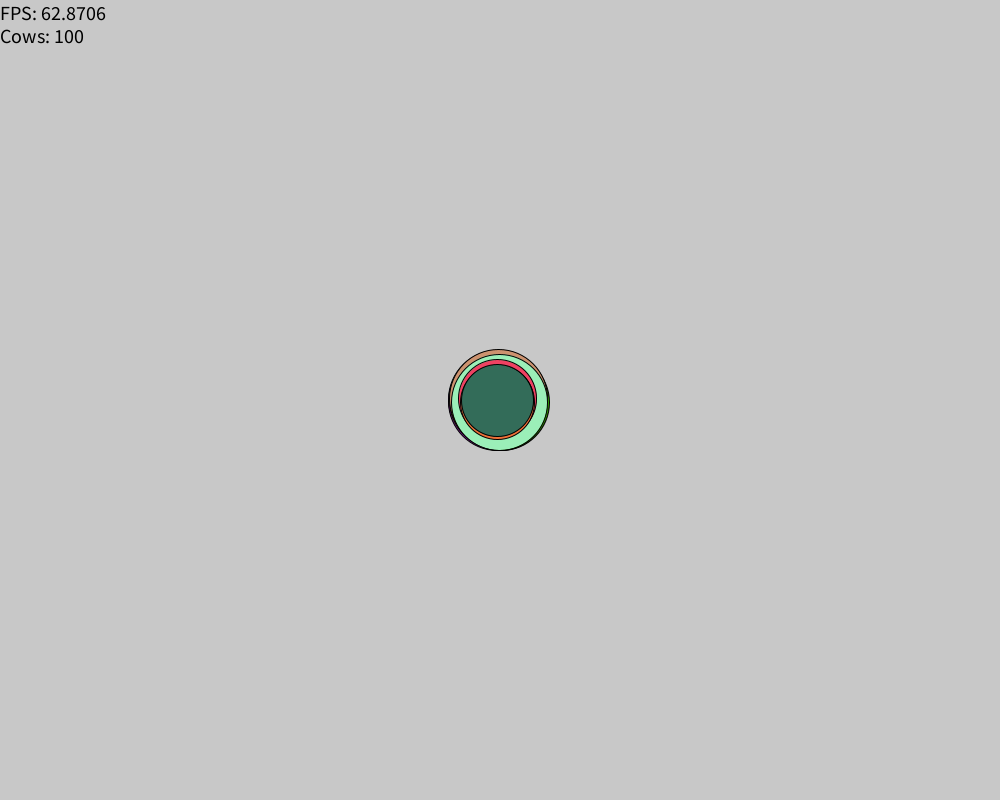
Frame 1 (no input)
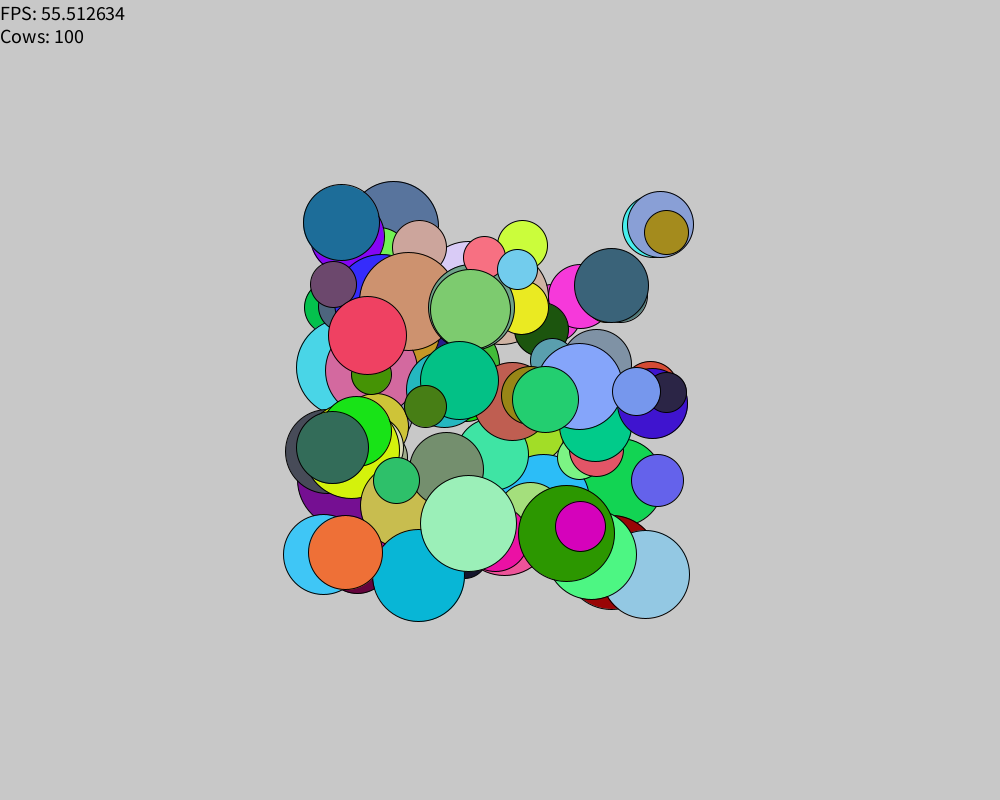
Frame 60 (the mouse pressed at the canvas centre just before this capture)
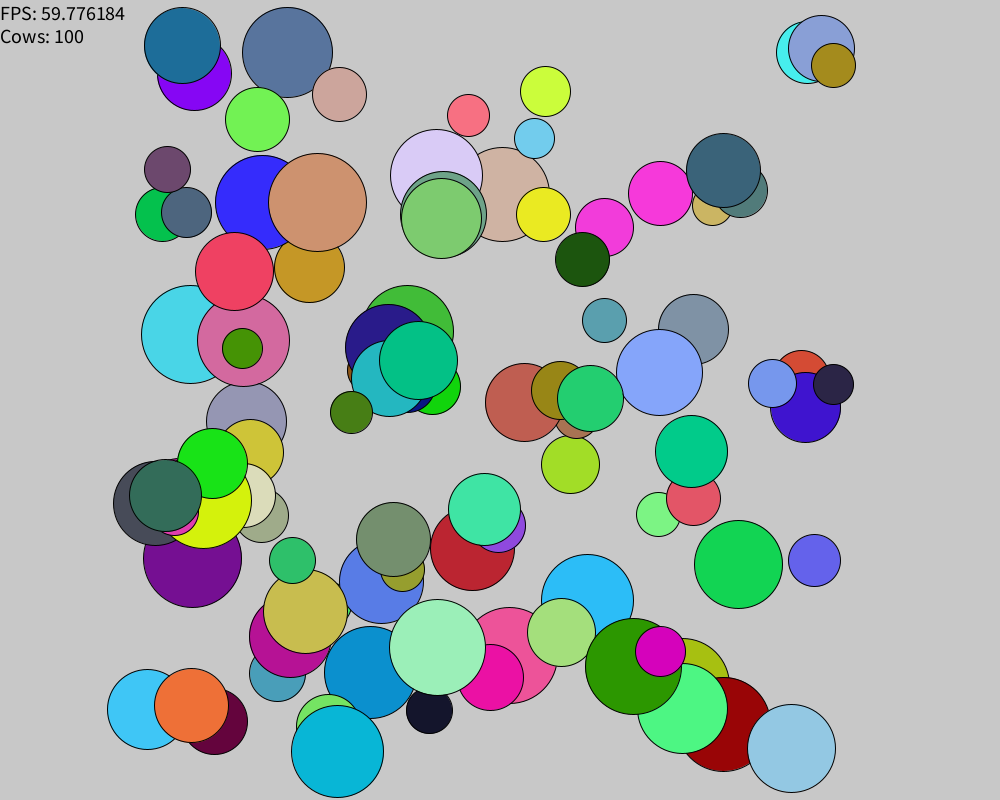
Frame 120 (the mouse held since frame 60 and released just before this capture)

The Processing sketch that drew these frames (run headless with seeded random() and noise(); from frame 60 on, the mouse is pressed at the canvas centre):

// Processing sketch: CowDemo
// ── CowDemo.pde
ArrayList<Cow> particles;
void setup() {
  size(1000, 800);
  particles = new ArrayList<Cow>();
  for (int i = 0; i < 100; i++)
    particles.add(new Cow());
}

void draw() {
  background(200);
  for (Cow c : particles) {
    c.move();
    c.display();
  }
  fill(0);
  textSize(20);
  text("FPS: "+frameRate+"\nCows: "+particles.size(),0,20);
}

void mousePressed() {
   //Read about mouseClicked()/mousePressed() and related methods in the documentation.
   //Right click: add a cow at the mouse location.
   //Left click: call the click of each cow
   //println(mouseButton);
   if (mouseButton==RIGHT) {
     Cow a = new Cow(
        20+(int)(Math.random()*30),
        mouseX, mouseY, 
        random(6)-3,
        random(6)-3);
     particles.add(a);
   }
   if (mouseButton==LEFT) {
     for (Cow c : particles) {
       if (dist(mouseX,mouseY,c.x,c.y) < c.radius) {
         c.dx++;
       }
     }
   }
}

void keyPressed() {
  //Read about keyPressed() in the documentation.
  //hint:
  //println(keyCode);
  if (keyCode==32) {
    particles = new ArrayList<Cow>();
  }
}

// ── Cow.pde
public class Cow {
  float x, y, dx, dy, radius;
  color c;
  boolean colliding, selected;

  Cow(float rad, float x, float y, float dx, float dy) {
    radius = rad;
    this.x = x;
    this.y = y;
    this.dx = (int)(dx*100)/100.0;
    this.dy = (int)(dy*100)/100.0;
    c = color(random(255),random(255),random(255));

  }
  Cow() {
    this(20+(int)(Math.random()*30), width/2, height/2, 
    random(6)-3,
    random(6)-3);
  }
  
  void move() {
    x += dx;
    y += dy;
    if (x >= width - radius || x <= radius) dx *= -1;
    if (y >= height - radius || y <= radius) dy *= -1;
  }
  void display() {
    stroke(0);
    fill(c);
    ellipse(x, y, radius*2, radius*2);
    
  }

  void click(){
   //if the mouseX and mouseY are touching this cow, change the cow somehow.
   selected = true;
  }
  
  void collide(ArrayList<Cow>others) {
    
  }

}
